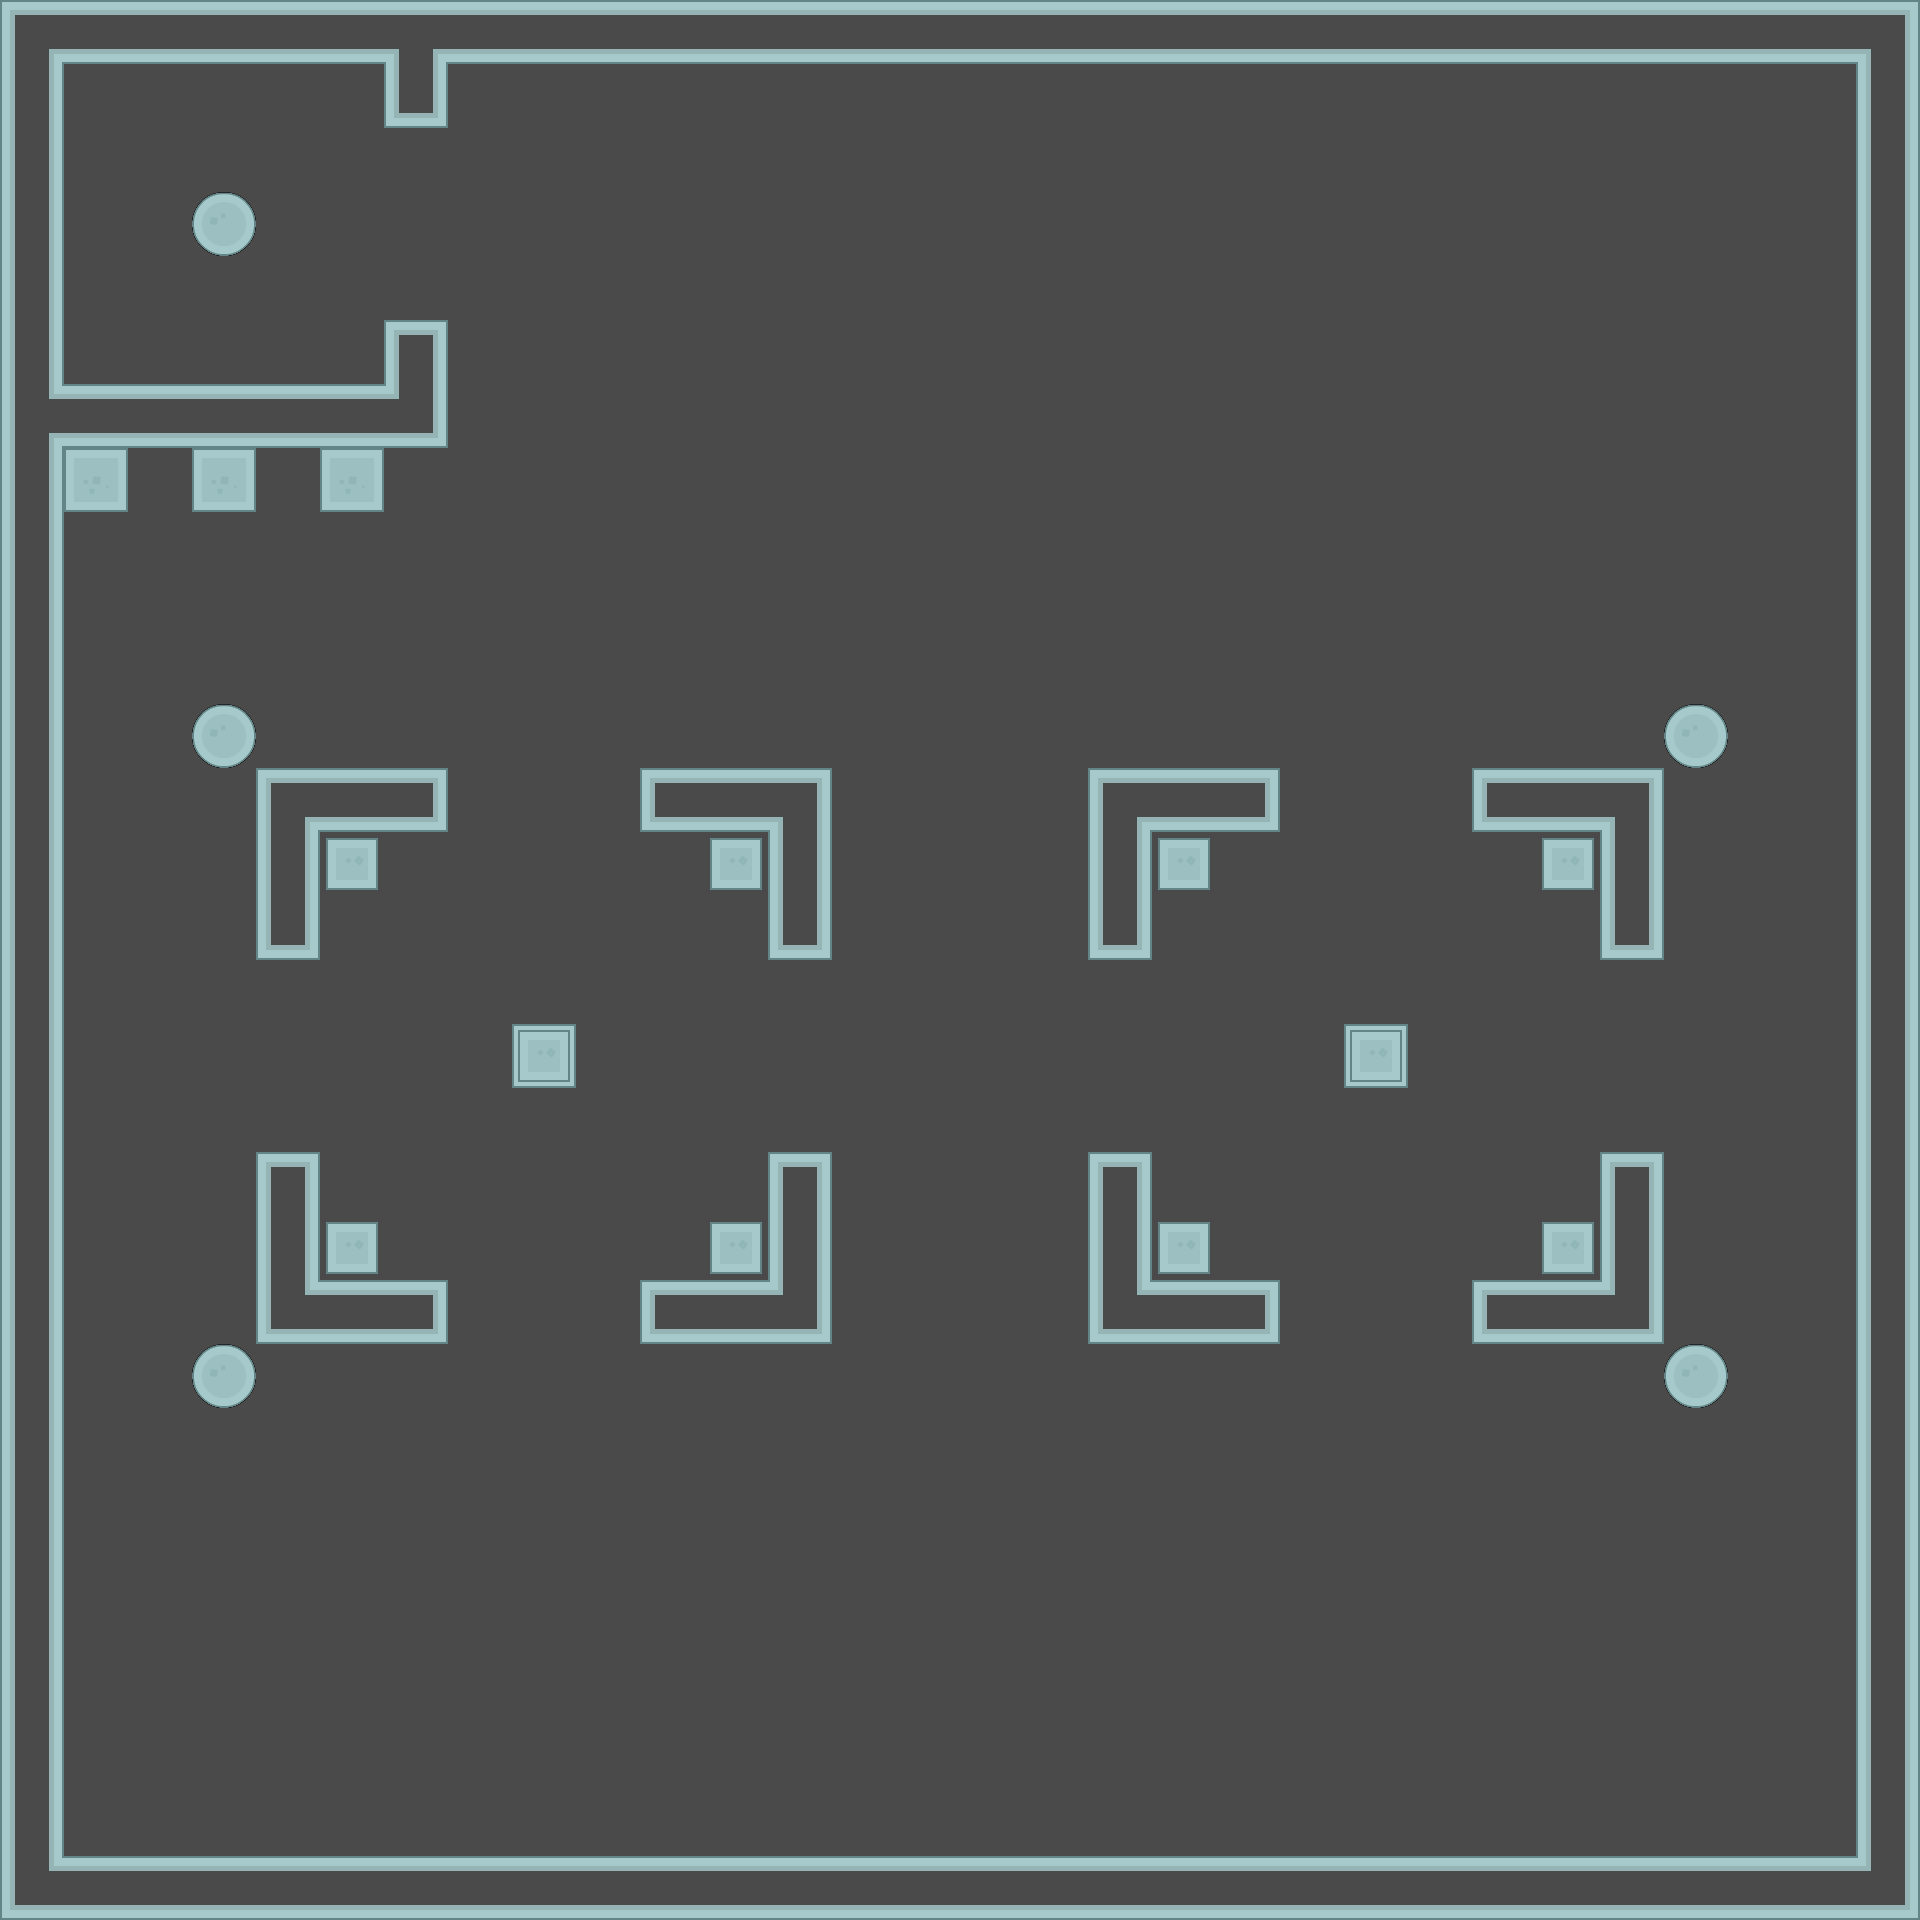

Tiled map render using the project's own tile images. Description and the map definition, with tile-layer contents summarised, below:
An orthogonal 30x30 tile map with 64x64 px tiles, 4 tile layers (Background, Details, Buildings, Overlay) and 43 objects (23x Static, 13x Consumable, 5x Weapon, 2x BotSpawn).

<map version="1.0" tiledversion="1.0.3" orientation="orthogonal" renderorder="right-down" width="30" height="30" tilewidth="64" tileheight="64" nextobjectid="229">
 <tileset firstgid="1" source="tilesheet.tsx" />
 <layer name="Background" width="30" height="30">
  <data>[900 cells, 900 non-empty, 1 distinct tile ids]</data>
 </layer>
 <layer name="Details" width="30" height="30">
  <data>[900 cells, 11 non-empty, 2 distinct tile ids]</data>
 </layer>
 <layer name="Buildings" width="30" height="30">
  <data>[900 cells, 269 non-empty, 14 distinct tile ids]</data>
 </layer>
 <layer name="Overlay" width="30" height="30">
  <data>[900 cells, 0 non-empty, 0 distinct tile ids]</data>
 </layer>
 <objectgroup name="Structures">
  <object id="51" type="Static" x="0" y="0" width="64" height="1920" />
  <object id="52" type="Static" x="0" y="0" width="1920" height="64" />
  <object id="53" type="Static" x="1856" y="0" width="64" height="1920" />
  <object id="55" type="Static" x="0" y="1856" width="1920" height="64" />
  <object id="137" type="Static" x="384" y="64" width="64" height="64" />
  <object id="138" type="Static" x="384" y="320" width="64" height="128" />
  <object id="139" type="Static" x="64" y="384" width="320" height="64" />
  <object id="140" type="Static" x="256" y="768" width="192" height="64" />
  <object id="141" type="Static" x="640" y="768" width="192" height="64" />
  <object id="142" type="Static" x="1088" y="768" width="192" height="64" />
  <object id="143" type="Static" x="1472" y="768" width="192" height="64" />
  <object id="144" type="Static" x="1472" y="1280" width="192" height="64" />
  <object id="145" type="Static" x="1088" y="1280" width="192" height="64" />
  <object id="146" type="Static" x="640" y="1280" width="192" height="64" />
  <object id="147" type="Static" x="256" y="1280" width="192" height="64" />
  <object id="149" type="Static" x="256" y="832" width="64" height="128" />
  <object id="150" type="Static" x="768" y="832" width="64" height="128" />
  <object id="151" type="Static" x="768" y="1152" width="64" height="129.417" />
  <object id="152" type="Static" x="256" y="1152" width="64" height="129.417" />
  <object id="153" type="Static" x="1088" y="1152" width="64" height="129.417" />
  <object id="154" type="Static" x="1088" y="832" width="64" height="128" />
  <object id="155" type="Static" x="1600" y="832" width="64" height="128" />
  <object id="156" type="Static" x="1600" y="1152" width="64" height="129.417" />
 </objectgroup>
 <objectgroup name="Pickups">
  <object id="115" name="damage" type="Consumable" x="1353.83" y="1031.57" width="45" height="45">
   <properties>
    <property name="amount" type="float" value="2" />
   </properties>
  </object>
  <object id="117" name="armor" type="Consumable" x="1546.61" y="1225.29" width="45" height="45">
   <properties>
    <property name="amount" type="int" value="10" />
   </properties>
  </object>
  <object id="121" name="shotgun" type="Weapon" x="1671.47" y="715.209" width="45" height="45">
   <properties>
    <property name="bullets" type="int" value="6" />
    <property name="capacity" type="int" value="18" />
    <property name="cooldown" type="float" value="1" />
    <property name="damage" type="int" value="2" />
    <property name="knockback" type="float" value="8" />
    <property name="speed" type="float" value="30" />
    <property name="spread" type="float" value="18" />
   </properties>
  </object>
  <object id="157" name="shotgun" type="Weapon" x="201.673" y="1348.69" width="45" height="45">
   <properties>
    <property name="bullets" type="int" value="6" />
    <property name="capacity" type="int" value="18" />
    <property name="cooldown" type="float" value="1" />
    <property name="damage" type="int" value="2" />
    <property name="knockback" type="float" value="8" />
    <property name="speed" type="float" value="30" />
    <property name="spread" type="float" value="18" />
   </properties>
  </object>
  <object id="158" name="sniper" type="Weapon" x="201.673" y="715.404" width="45" height="45">
   <properties>
    <property name="bullets" type="int" value="1" />
    <property name="capacity" type="int" value="4" />
    <property name="cooldown" type="float" value="2" />
    <property name="damage" type="int" value="30" />
    <property name="knockback" type="float" value="12" />
    <property name="speed" type="float" value="120" />
    <property name="spread" type="float" value="1" />
   </properties>
  </object>
  <object id="159" name="sniper" type="Weapon" x="1671.88" y="1350.56" width="45" height="45">
   <properties>
    <property name="bullets" type="int" value="1" />
    <property name="capacity" type="int" value="4" />
    <property name="cooldown" type="float" value="2" />
    <property name="damage" type="int" value="30" />
    <property name="knockback" type="float" value="12" />
    <property name="speed" type="float" value="120" />
    <property name="spread" type="float" value="1" />
   </properties>
  </object>
  <object id="160" name="damage" type="Consumable" x="521.12" y="1029.25" width="45" height="45">
   <properties>
    <property name="amount" type="float" value="2" />
   </properties>
  </object>
  <object id="161" name="armor" type="Consumable" x="1160.01" y="842.436" width="45" height="45">
   <properties>
    <property name="amount" type="int" value="10" />
   </properties>
  </object>
  <object id="162" name="armor" type="Consumable" x="326.837" y="1225.4" width="45" height="45">
   <properties>
    <property name="amount" type="int" value="10" />
   </properties>
  </object>
  <object id="163" name="armor" type="Consumable" x="719.14" y="840.567" width="45" height="45">
   <properties>
    <property name="amount" type="int" value="10" />
   </properties>
  </object>
  <object id="164" name="armor" type="Consumable" x="328.705" y="457.605" width="45" height="45">
   <properties>
    <property name="amount" type="int" value="10" />
   </properties>
  </object>
  <object id="165" name="health" type="Consumable" x="201.673" y="452" width="45" height="45">
   <properties>
    <property name="amount" type="int" value="20" />
   </properties>
  </object>
  <object id="166" name="health" type="Consumable" x="328.705" y="842.436" width="45" height="45">
   <properties>
    <property name="amount" type="int" value="20" />
   </properties>
  </object>
  <object id="167" name="health" type="Consumable" x="717.272" y="1223.53" width="45" height="45">
   <properties>
    <property name="amount" type="int" value="20" />
   </properties>
  </object>
  <object id="168" name="health" type="Consumable" x="1160.01" y="1223.53" width="45" height="45">
   <properties>
    <property name="amount" type="int" value="20" />
   </properties>
  </object>
  <object id="169" name="health" type="Consumable" x="1544.85" y="844.304" width="45" height="45">
   <properties>
    <property name="amount" type="int" value="20" />
   </properties>
  </object>
  <object id="170" name="armor" type="Consumable" x="70.9056" y="453.868" width="45" height="45">
   <properties>
    <property name="amount" type="int" value="20" />
   </properties>
  </object>
  <object id="171" name="rifle" type="Weapon" x="203.541" y="199.805" width="45" height="45">
   <properties>
    <property name="bullets" type="int" value="1" />
    <property name="capacity" type="int" value="30" />
    <property name="cooldown" type="float" value="0.2" />
    <property name="damage" type="int" value="4" />
    <property name="knockback" type="float" value="4" />
    <property name="speed" type="float" value="60" />
    <property name="spread" type="float" value="8" />
   </properties>
  </object>
 </objectgroup>
 <objectgroup name="Spawns">
  <!-- 2 objects omitted --></objectgroup>
</map>
<!-- 2 of 43 objects omitted -->